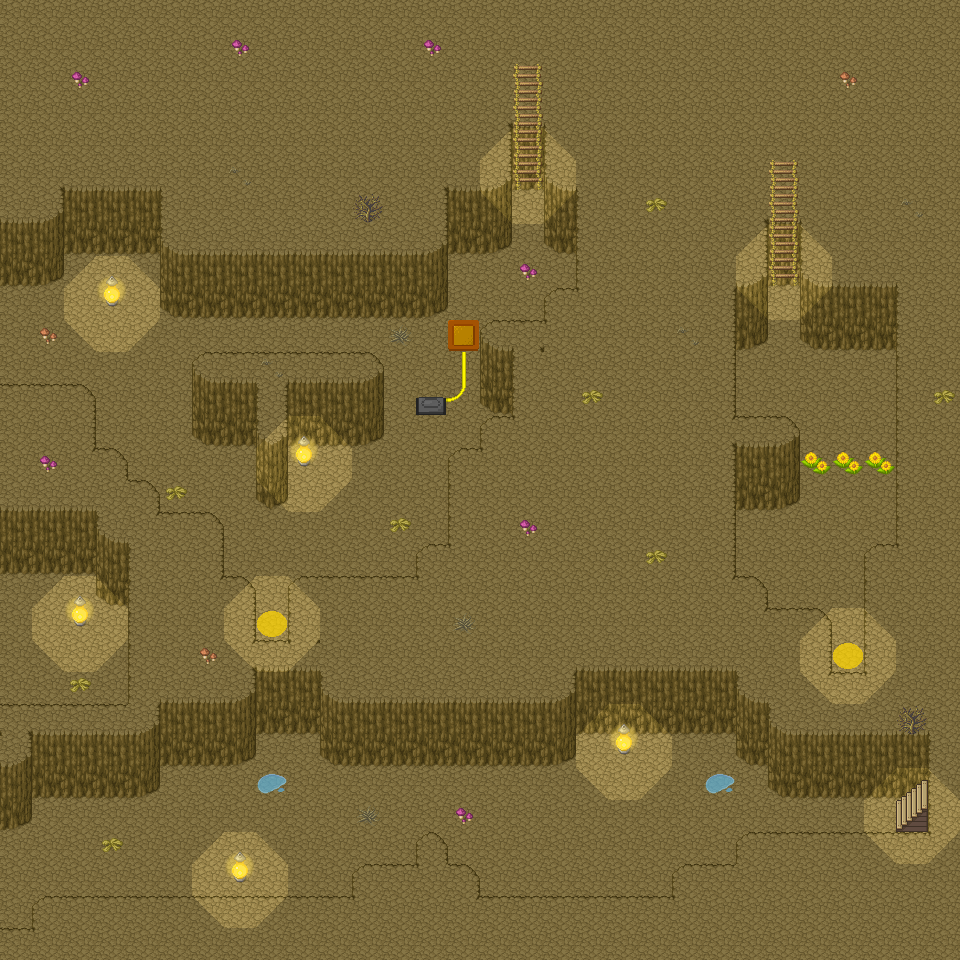

The image is a tile-based game level rendered from a .tmx file. Its description and source (layers, tilesets, objects; grid data summarised) follow:
An orthogonal 30x30 tile map with 32x32 px tiles, 5 tile layers (Ground, Cliffs, Shadows, Decor, ...), 7 tilesets and 76 objects (41x wall, 8x Teleport, 6x mob, 2x activator, 2x door, ...).

<map version="1.4" tiledversion="1.4.2" orientation="orthogonal" renderorder="right-down" width="30" height="30" tilewidth="32" tileheight="32" infinite="0" nextlayerid="8" nextobjectid="99">
 <properties>
  <property name="music" value="Caveworld.mp3" />
 </properties>
 <tileset firstgid="1" source="Base.tsx" />
 <tileset firstgid="1065" source="Shadows.tsx" />
 <tileset firstgid="1083" source="exit.tsx" />
 <tileset firstgid="1084" source="Wires.tsx" />
 <tileset firstgid="1126" source="Door.tsx" />
 <tileset firstgid="1135" source="Buttons-1.png.tsx" />
 <tileset firstgid="1147" source="Boxes.tsx" />
 <layer id="1" name="Ground" width="30" height="30">
  <data>[900 cells, 889 non-empty, 3 distinct tile ids]</data>
 </layer>
 <layer id="2" name="Cliffs" width="30" height="30">
  <data>[900 cells, 328 non-empty, 31 distinct tile ids]</data>
 </layer>
 <layer id="3" name="Shadows" width="30" height="30">
  <properties>
   <property name="top" type="object" value="0" />
  </properties>
  <data>[900 cells, 850 non-empty, 5 distinct tile ids]</data>
 </layer>
 <layer id="4" name="Decor" width="30" height="30">
  <data>[900 cells, 48 non-empty, 17 distinct tile ids]</data>
 </layer>
 <layer id="6" name="Decor(top)" width="30" height="30">
  <properties>
   <property name="top" type="object" value="0" />
  </properties>
  <data>[900 cells, 10 non-empty, 2 distinct tile ids]</data>
 </layer>
 <objectgroup id="5" name="Objects">
  <object id="1" name="wall" x="0" y="224" width="64" height="56" />
  <object id="2" name="wall" x="64" y="192" width="96" height="56" />
  <object id="3" name="wall" x="160" y="232" width="288" height="80" />
  <object id="4" name="wall" x="448" y="128" width="64" height="120" />
  <object id="5" name="wall" x="544" y="128" width="32" height="120" />
  <object id="7" name="wall" x="192" y="352" width="192" height="88" />
  <object id="9" name="wall" x="256" y="440" width="32" height="64" />
  <object id="10" name="wall" x="0" y="384" width="96" height="184" />
  <object id="11" name="wall" x="32" y="896" width="640" height="32" />
  <object id="12" name="wall" x="0" y="928" width="32" height="32" />
  <object id="13" name="wall" x="352" y="864" width="128" height="32" />
  <object id="14" name="wall" x="416" y="832" width="32" height="32" />
  <object id="15" name="wall" x="672" y="864" width="64" height="32" />
  <object id="16" name="wall" x="736" y="832" width="192" height="32" />
  <object id="17" name="wall" x="768" y="672" width="160" height="120" />
  <object id="18" name="wall" x="0" y="704" width="32" height="120" />
  <object id="19" name="wall" x="32" y="704" width="128" height="88" />
  <object id="20" name="wall" x="128" y="512" width="96" height="248" />
  <object id="21" name="wall" x="96" y="448" width="32" height="152" />
  <object id="22" name="wall" x="128" y="480" width="32" height="32" />
  <object id="23" name="wall" x="224" y="576" width="32" height="184" />
  <object id="24" name="wall" x="256" y="640" width="64" height="88" />
  <object id="25" name="wall" x="288" y="576" width="480" height="64" />
  <object id="26" name="wall" x="416" y="544" width="320" height="32" />
  <object id="27" name="wall" x="448" y="448" width="288" height="96" />
  <object id="28" name="wall" x="480" y="416" width="320" height="88" />
  <object id="29" name="wall" x="320" y="704" width="256" height="56" />
  <object id="30" name="wall" x="576" y="672" width="160" height="56" />
  <object id="31" name="wall" x="736" y="704" width="32" height="56" />
  <object id="32" name="wall" x="480" y="320" width="256" height="96" />
  <object id="33" name="wall" x="544" y="288" width="192" height="32" />
  <object id="34" name="wall" x="576" y="256" width="192" height="88" />
  <object id="36" name="wall" x="768" y="608" width="64" height="64" />
  <object id="37" name="wall" x="800" y="256" width="96" height="88" />
  <object id="38" name="wall" x="896" y="288" width="32" height="384" />
  <object id="39" name="wall" x="864" y="544" width="32" height="128" />
  <object id="40" name="wall" x="232" y="872" width="16" height="8" />
  <object id="41" name="wall" x="616" y="744" width="16" height="8" />
  <object id="42" name="wall" x="72" y="616" width="16" height="8" />
  <object id="43" name="wall" x="296" y="456" width="16" height="8" />
  <object id="44" name="wall" x="104" y="296" width="16" height="8" />
  <object id="45" name="CaveHUp" x="776" y="304" width="16" height="16" />
  <object id="46" name="Canyon1.tmx" type="Teleport" x="768" y="264" width="32" height="16">
   <properties>
    <property name="playerLocation" value="EntranceH" />
   </properties>
  </object>
  <object id="47" name="Canyon1.tmx" type="Teleport" x="832" y="656" width="32" height="16">
   <properties>
    <property name="playerLocation" value="ExitH" />
   </properties>
  </object>
  <object id="51" name="Fire" type="mob" x="808" y="392" width="16" height="16">
   <properties>
    <property name="activator" type="object" value="64" />
    <property name="damage" type="int" value="1" />
    <property name="health" type="int" value="2" />
    <property name="knockback" type="int" value="20" />
    <property name="route1" type="object" value="56" />
    <property name="speed" type="int" value="50" />
   </properties>
  </object>
  <object id="56" x="816" y="560">
   <properties>
    <property name="speed" type="int" value="50" />
   </properties>
   <point />
  </object>
  <object id="57" x="848" y="400">
   <properties>
    <property name="speed" type="int" value="50" />
   </properties>
   <point />
  </object>
  <object id="58" x="816" y="400">
   <properties>
    <property name="speed" type="int" value="50" />
   </properties>
   <point />
  </object>
  <object id="59" x="848" y="560">
   <properties>
    <property name="speed" type="int" value="50" />
   </properties>
   <point />
  </object>
  <object id="60" x="880" y="400">
   <properties>
    <property name="speed" type="int" value="50" />
   </properties>
   <point />
  </object>
  <object id="61" x="880" y="528">
   <properties>
    <property name="speed" type="int" value="50" />
   </properties>
   <point />
  </object>
  <object id="62" name="Fire" type="mob" x="840" y="392" width="16" height="16">
   <properties>
    <property name="activator" type="object" value="64" />
    <property name="damage" type="int" value="1" />
    <property name="health" type="int" value="2" />
    <property name="knockback" type="int" value="20" />
    <property name="route1" type="object" value="59" />
    <property name="speed" type="int" value="50" />
   </properties>
  </object>
  <object id="63" name="Fire" type="mob" x="872" y="392" width="16" height="16">
   <properties>
    <property name="activator" type="object" value="64" />
    <property name="damage" type="int" value="1" />
    <property name="health" type="int" value="2" />
    <property name="knockback" type="int" value="20" />
    <property name="route1" type="object" value="61" />
    <property name="speed" type="int" value="50" />
   </properties>
  </object>
  <object id="64" name="activator" gid="52" x="800" y="480" width="96" height="32">
   <properties>
    <property name="sound" value="fireflower.mp3" />
    <property name="speed" type="int" value="50" />
   </properties>
  </object>
  <object id="65" name="Fire" type="mob" x="808" y="552" width="16" height="16">
   <properties>
    <property name="activator" type="object" value="64" />
    <property name="damage" type="int" value="1" />
    <property name="health" type="int" value="2" />
    <property name="knockback" type="int" value="20" />
    <property name="route1" type="object" value="58" />
    <property name="speed" type="int" value="50" />
   </properties>
  </object>
  </objectgroup>
</map>
<!-- 21 of 76 objects omitted -->
